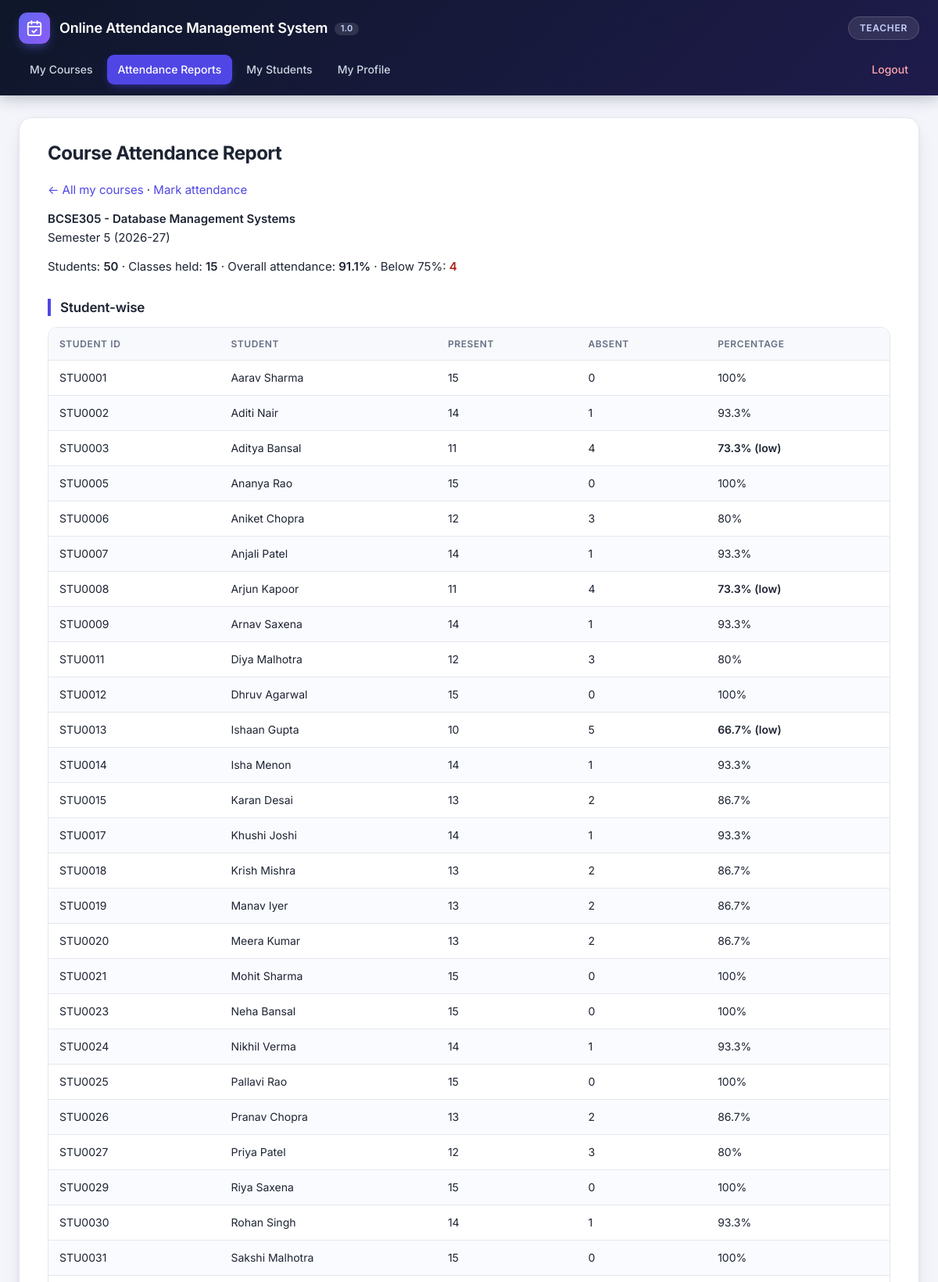
/teacher/report.php?course_id=1 (signed in, upper part), run on the app's committed database.
### tables this page shows
CREATE TABLE `courses` (
  `course_id` int NOT NULL AUTO_INCREMENT,
  `course_code` varchar(30) NOT NULL,
  `course_name` varchar(255) NOT NULL,
  `credits` tinyint unsigned DEFAULT NULL,
  `department` varchar(100) NOT NULL DEFAULT '',
  `sem_id` int NOT NULL,
  `status` varchar(10) NOT NULL DEFAULT 'active',
  PRIMARY KEY (`course_id`),
  UNIQUE KEY `uq_course_sem` (`course_code`,`sem_id`),
  KEY `idx_courses_sem` (`sem_id`),
  CONSTRAINT `fk_courses_sem` FOREIGN KEY (`sem_id`) REFERENCES `semesters` (`sem_id`)
);

CREATE TABLE `semesters` (
  `sem_id` int NOT NULL AUTO_INCREMENT,
  `academic_year` varchar(9) NOT NULL,
  `semester_no` tinyint unsigned NOT NULL,
  `is_current` tinyint(1) NOT NULL DEFAULT 0,
  PRIMARY KEY (`sem_id`),
  UNIQUE KEY `uq_semester` (`academic_year`,`semester_no`)
);

CREATE TABLE `students` (
  `st_id` int NOT NULL AUTO_INCREMENT,
  `student_code` varchar(20) NOT NULL,
  `st_name` varchar(255) NOT NULL,
  `st_dept` varchar(255) NOT NULL,
  `st_batch` varchar(255) NOT NULL,
  `st_sem` varchar(255) NOT NULL,
  `st_email` varchar(255) NOT NULL,
  `st_phone` varchar(30) DEFAULT NULL,
  `is_active` tinyint(1) NOT NULL DEFAULT 1,
  PRIMARY KEY (`st_id`),
  UNIQUE KEY `uq_student_code` (`student_code`)
);

### helpers.php (called while the page is built, shortened)
<?php
function e(mixed $value): string
{
    return htmlspecialchars((string) $value, ENT_QUOTES | ENT_SUBSTITUTE, 'UTF-8');
}
function get_int(string $key): ?int
{
    $value = $_GET[$key] ?? null;
    return is_string($value) && ctype_digit($value) ? (int) $value : null;
}
function pct_value(int $present, int $total): float
{
    return $total > 0 ? round($present * 100 / $total, 1) : 0.0;
}
function pct_text(int $present, int $total): string
{
    return rtrim(rtrim(number_format(pct_value($present, $total), 1, '.', ''), '0'), '.') . '%';
}
function is_low(int $present, int $total): bool
{
    return $total > 0 && pct_value($present, $total) < LOW_ATTENDANCE_PERCENT;
}

### data.php (called while the page is built, shortened)
<?php
function load_account(PDO $pdo, int $id): ?array
{
    $stmt = $pdo->prepare(
        'SELECT a.id, a.username, a.type AS role, a.is_active, a.fname, a.email, a.phone, a.st_id, a.tc_id,
                s.student_code, s.st_name, s.is_active AS st_active,
                t.teacher_code, t.tc_name, t.is_active AS tc_active
         FROM admininfo a
         LEFT JOIN students s ON s.st_id = a.st_id
         LEFT JOIN teachers t ON t.tc_id = a.tc_id
         WHERE a.id = ?'
    );
    $stmt->execute([$id]);
    $row = $stmt->fetch();
    $row['id']    = (int) $row['id'];
    $row['st_id'] = $row['st_id'] === null ? null : (int) $row['st_id'];
    $row['tc_id'] = $row['tc_id'] === null ? null : (int) $row['tc_id'];
    $row['name']  = match ($row['role']) {
        'student' => (string) $row['st_name'],
        'teacher' => (string) $row['tc_name'],
        default   => (string) $row['fname'],
    };
    $row['code'] = match ($row['role']) {
        'student' => (string) $row['student_code'],
        'teacher' => (string) $row['teacher_code'],
        default   => (string) $row['username'],
    };
    return $row;
}
function account_problem(array $a): ?string
{
    return null;
}
function require_login(PDO $pdo, string $role, string $loginUrl = '../index.php'): array
{
    $id = $_SESSION['uid'] ?? null;
    $account = is_int($id) ? load_account($pdo, $id) : null;
    return $account;
}
function semester_label(array $s): string
{
    return $s['academic_year'] === 'Legacy'
        ? 'Legacy (before v2 upgrade)'
        : 'Semester ' . $s['semester_no'] . ' (' . $s['academic_year'] . ')';
}
function teacher_course(PDO $pdo, int $tcId, int $courseId): ?array
{
    $stmt = $pdo->prepare(
        'SELECT c.*, sm.academic_year, sm.semester_no, sm.is_current
         FROM teacher_courses tc
         JOIN courses c ON c.course_id = tc.course_id
         JOIN semesters sm ON sm.sem_id = c.sem_id
         WHERE tc.tc_id = ? AND tc.course_id = ?'
    );
    $stmt->execute([$tcId, $courseId]);
    $row = $stmt->fetch();
    return $row === false ? null : $row;
}
function course_report(PDO $pdo, int $courseId): array
{
    $stmt = $pdo->prepare(
        'SELECT s.st_id, s.student_code, s.st_name,
                COUNT(a.id) AS total,
                COALESCE(SUM(a.st_status = \'Present\'), 0) AS present
         FROM students s
         LEFT JOIN attendance a ON a.stat_id = s.st_id AND a.course_id = ?
         WHERE s.st_id IN (SELECT st_id FROM student_courses WHERE course_id = ?)
            OR s.st_id IN (SELECT stat_id FROM attendance WHERE course_id = ?)
         GROUP BY s.st_id, s.student_code, s.st_name
         ORDER BY s.student_code'
    );
    $stmt->execute([$courseId, $courseId, $courseId]);
    return $stmt->fetchAll();
}

### layout.php (the view, shortened to what this page needs)
<?php
function nav_items(string $role): array
{
    return match ($role) {
        'admin' => [
            'index.php' => 'Overview', 'students.php' => 'Students', 'teachers.php' => 'Teachers',
            'courses.php' => 'Courses', 'assign_teacher.php' => 'Assign Teacher', 'enroll.php' => 'Enroll Students',
            'attendance.php' => 'Attendance', 'semesters.php' => 'Semesters', 'account.php' => 'Account',
            '../logout.php' => 'Logout',
        ],
        'teacher' => [
            'index.php' => 'My Courses', 'report.php' => 'Attendance Reports', 'students.php' => 'My Students',
            'account.php' => 'My Profile', '../logout.php' => 'Logout',
        ],
        default => [
            'index.php' => 'Home', 'report.php' => 'My Attendance', 'account.php' => 'My Profile',
            '../logout.php' => 'Logout',
        ],
    };
}
function nav_current_file(string $role): string
{
    $script = basename((string) ($_SERVER['SCRIPT_NAME'] ?? ''));
    $map = $role === 'admin'
        ? [
            'student.php' => 'students.php', 'student_add.php' => 'students.php',
            'teacher.php' => 'teachers.php', 'teacher_add.php' => 'teachers.php',
            'course.php'  => 'courses.php',  'course_add.php'  => 'courses.php',
            'signup.php'  => 'account.php',
        ]
        : ['course.php' => 'index.php'];
    return $map[$script] ?? $script;
}
function page_start(string $role, string $heading = ''): void
{
    $current = nav_current_file($role);
    $cssVer  = (int) @filemtime(__DIR__ . '/css/main.css');
    echo '<!DOCTYPE html>
<html lang="en">
<head>
  <meta charset="UTF-8">
  <meta name="viewport" content="width=device-width, initial-scale=1">
  <title>Online Attendance Management System 1.0</title>
  <link rel="preconnect" href="https://fonts.googleapis.com">
  <link rel="preconnect" href="https://fonts.gstatic.com" crossorigin>
  <link rel="stylesheet" href="https://fonts.googleapis.com/css2?family=Inter:wght@400;500;600;700&display=swap">
  <link rel="stylesheet" href="https://cdn.jsdelivr.net/npm/bootstrap@3.4.1/dist/css/bootstrap.min.css">
  <link rel="stylesheet" href="https://cdn.jsdelivr.net/npm/bootstrap@3.4.1/dist/css/bootstrap-theme.min.css">
  <link rel="stylesheet" href="../css/main.css?v=' . $cssVer . '">
</head>
<body class="role-' . e($role) . '">
<header class="topbar">
  <div class="topbar-inner">
    <div class="brand">
      <span class="brand-mark" aria-hidden="true"><svg viewBox="0 0 24 24" width="22" height="22" fill="none" stroke="currentColor" stroke-width="2" stroke-linecap="round" stroke-linejoin="round"><rect x="3" y="4" width="18" height="18" rx="3"/><path d="M16 2v4M8 2v4M3 10h18"/><path d="m9 16 2 2 4-4"/></svg></span>
      <h1>Online Attendance Management System <span class="ver">1.0</span></h1>
    </div>
    <span class="role-pill">' . e(ucfirst($role)) . '</span>
  </div>
  <nav class="navbar compact"><div class="navbar-inner">';
    foreach (nav_items($role) as $file => $label) {
        $classes = [];
        if (basename($file) === $current) {
            $classes[] = 'active';
        }
        if (basename($file) === 'logout.php') {
            $classes[] = 'nav-logout';
        }
        echo '<a href="' . e($file) . '"' . ($classes !== [] ? ' class="' . implode(' ', $classes) . '"' : '') . '>' . e($label) . '</a>';
    }
    echo '</div></nav>
</header>
<main class="page">
  <div class="content">';
    if ($heading !== '') {
        echo '<h3>' . e($heading) . '</h3>';
    }
}
function page_end(): void
{
    echo "\n  </div>\n</main>\n</body>\n</html>\n";
}
function render_course_report(array $course, array $students, array $sessions, ?string $dateLink = null): void
{
    $sumPresent = 0;
    $sumTotal   = 0;
    $low        = 0;
    foreach ($students as $s) {
        $sumPresent += (int) $s['present'];
        $sumTotal   += (int) $s['total'];
        $low        += is_low((int) $s['present'], (int) $s['total']) ? 1 : 0;
    }
    echo '<p><strong>' . e($course['course_code']) . ' - ' . e($course['course_name']) . '</strong><br>'
        . e(semester_label($course)) . '</p>';
    echo '<p>Students: <strong>' . count($students) . '</strong> &middot; Classes held: <strong>' . count($sessions)
        . '</strong> &middot; Overall attendance: <strong>' . e(pct_text($sumPresent, $sumTotal))
        . '</strong> &middot; Below ' . LOW_ATTENDANCE_PERCENT . '%: <strong class="' . ($low > 0 ? 'low' : '') . '">' . $low . '</strong></p>';
    echo '<h4>Student-wise</h4><table class="table table-striped"><thead><tr>
            <th>Student ID</th><th>Student</th><th>Present</th><th>Absent</th><th>Percentage</th></tr></thead><tbody>';
    foreach ($students as $s) {
        $p = (int) $s['present'];
        $t = (int) $s['total'];
        echo '<tr><td>' . e($s['student_code']) . '</td><td>' . e($s['st_name']) . '</td><td>' . $p . '</td><td>' . ($t - $p)
            . '</td><td class="' . (is_low($p, $t) ? 'low' : '') . '">' . e(pct_text($p, $t)) . (is_low($p, $t) ? ' (low)' : '') . '</td></tr>';
    }
    echo '</tbody></table>';
}

### data on the page
courses: course_code "BCSE305", course_name "Database Management Systems", sem.semester_no "Semester 5 (2026-27)"
students: student_code "STU0001", st_name "Aarav Sharma", p "15", p "0", t "100%"
students: student_code "STU0002", st_name "Aditi Nair", p "14", p "1", t "93.3%"
students: student_code "STU0003", st_name "Aditya Bansal", p "11", p "4", t "73.3%", shows "(low)"
students: student_code "STU0005", st_name "Ananya Rao", p "15", p "0", t "100%"
students: student_code "STU0006", st_name "Aniket Chopra", p "12", p "3", t "80%"
students: student_code "STU0007", st_name "Anjali Patel", p "14", p "1", t "93.3%"
students: student_code "STU0008", st_name "Arjun Kapoor", p "11", p "4", t "73.3%", shows "(low)"
students: student_code "STU0009", st_name "Arnav Saxena", p "14", p "1", t "93.3%"
students: student_code "STU0011", st_name "Diya Malhotra", p "12", p "3", t "80%"
students: student_code "STU0012", st_name "Dhruv Agarwal", p "15", p "0", t "100%"
students: student_code "STU0013", st_name "Ishaan Gupta", p "10", p "5", t "66.7%", shows "(low)"
students: student_code "STU0014", st_name "Isha Menon", p "14", p "1", t "93.3%"
students: student_code "STU0015", st_name "Karan Desai", p "13", p "2", t "86.7%"
students: student_code "STU0017", st_name "Khushi Joshi", p "14", p "1", t "93.3%"
students: student_code "STU0018", st_name "Krish Mishra", p "13", p "2", t "86.7%"
students: student_code "STU0019", st_name "Manav Iyer", p "13", p "2", t "86.7%"
students: student_code "STU0020", st_name "Meera Kumar", p "13", p "2", t "86.7%"
students: student_code "STU0021", st_name "Mohit Sharma", p "15", p "0", t "100%"
students: student_code "STU0023", st_name "Neha Bansal", p "15", p "0", t "100%"
students: student_code "STU0024", st_name "Nikhil Verma", p "14", p "1", t "93.3%"
students: student_code "STU0025", st_name "Pallavi Rao", p "15", p "0", t "100%"
students: student_code "STU0026", st_name "Pranav Chopra", p "13", p "2", t "86.7%"
students: student_code "STU0027", st_name "Priya Patel", p "12", p "3", t "80%"
students: student_code "STU0029", st_name "Riya Saxena", p "15", p "0", t "100%"
students: student_code "STU0030", st_name "Rohan Singh", p "14", p "1", t "93.3%"
students: student_code "STU0031", st_name "Sakshi Malhotra", p "15", p "0", t "100%"

### other printed values
$role "TEACHER"
$label "My Courses"
$label "Attendance Reports"
$label "My Students"
$label "My Profile"
$label "Logout"
$heading "Course Attendance Report"
count($students) "50"
count($sessions) "15"
pct_text($sumPresent, $sumTotal) "91.1%"
LOW_ATTENDANCE_PERCENT "75"
$low "4"
